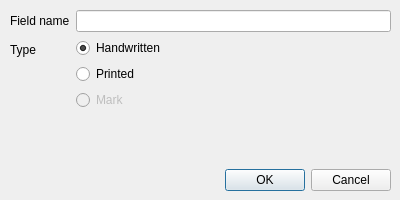
<?xml version="1.0" encoding="UTF-8"?>
<ui version="4.0">
 <class>AddFieldDialog</class>
 <widget class="QDialog" name="AddFieldDialog">
  <property name="geometry">
   <rect>
    <x>0</x>
    <y>0</y>
    <width>400</width>
    <height>200</height>
   </rect>
  </property>
  <property name="sizePolicy">
   <sizepolicy hsizetype="Fixed" vsizetype="Fixed">
    <horstretch>0</horstretch>
    <verstretch>0</verstretch>
   </sizepolicy>
  </property>
  <property name="minimumSize">
   <size>
    <width>400</width>
    <height>200</height>
   </size>
  </property>
  <property name="maximumSize">
   <size>
    <width>400</width>
    <height>200</height>
   </size>
  </property>
  <property name="windowTitle">
   <string>Add field</string>
  </property>
  <widget class="QWidget" name="verticalLayoutWidget">
   <property name="geometry">
    <rect>
     <x>0</x>
     <y>0</y>
     <width>401</width>
     <height>201</height>
    </rect>
   </property>
   <layout class="QVBoxLayout" name="layout_1">
    <property name="margin">
     <number>10</number>
    </property>
    <item>
     <layout class="QFormLayout" name="formLayout_1">
      <item row="0" column="0">
       <widget class="QLabel" name="labelName">
        <property name="text">
         <string>Field name</string>
        </property>
       </widget>
      </item>
      <item row="0" column="1">
       <widget class="QLineEdit" name="name"/>
      </item>
      <item row="1" column="0">
       <widget class="QLabel" name="labelType">
        <property name="text">
         <string>Type </string>
        </property>
       </widget>
      </item>
      <item row="1" column="1">
       <layout class="QVBoxLayout" name="layout_2">
        <item>
         <widget class="QRadioButton" name="radioHandwritten">
          <property name="text">
           <string>Handwritten</string>
          </property>
          <property name="checked">
           <bool>true</bool>
          </property>
         </widget>
        </item>
        <item>
         <widget class="QRadioButton" name="radioPrinted">
          <property name="text">
           <string>Printed</string>
          </property>
         </widget>
        </item>
        <item>
         <widget class="QRadioButton" name="radioMarked">
          <property name="enabled">
           <bool>false</bool>
          </property>
          <property name="text">
           <string>Mark</string>
          </property>
          <property name="checkable">
           <bool>true</bool>
          </property>
         </widget>
        </item>
       </layout>
      </item>
     </layout>
    </item>
    <item>
     <widget class="QDialogButtonBox" name="buttonBox">
      <property name="standardButtons">
       <set>QDialogButtonBox::Cancel|QDialogButtonBox::Ok</set>
      </property>
      <property name="centerButtons">
       <bool>false</bool>
      </property>
     </widget>
    </item>
   </layout>
  </widget>
 </widget>
 <resources/>
 <connections/>
</ui>
